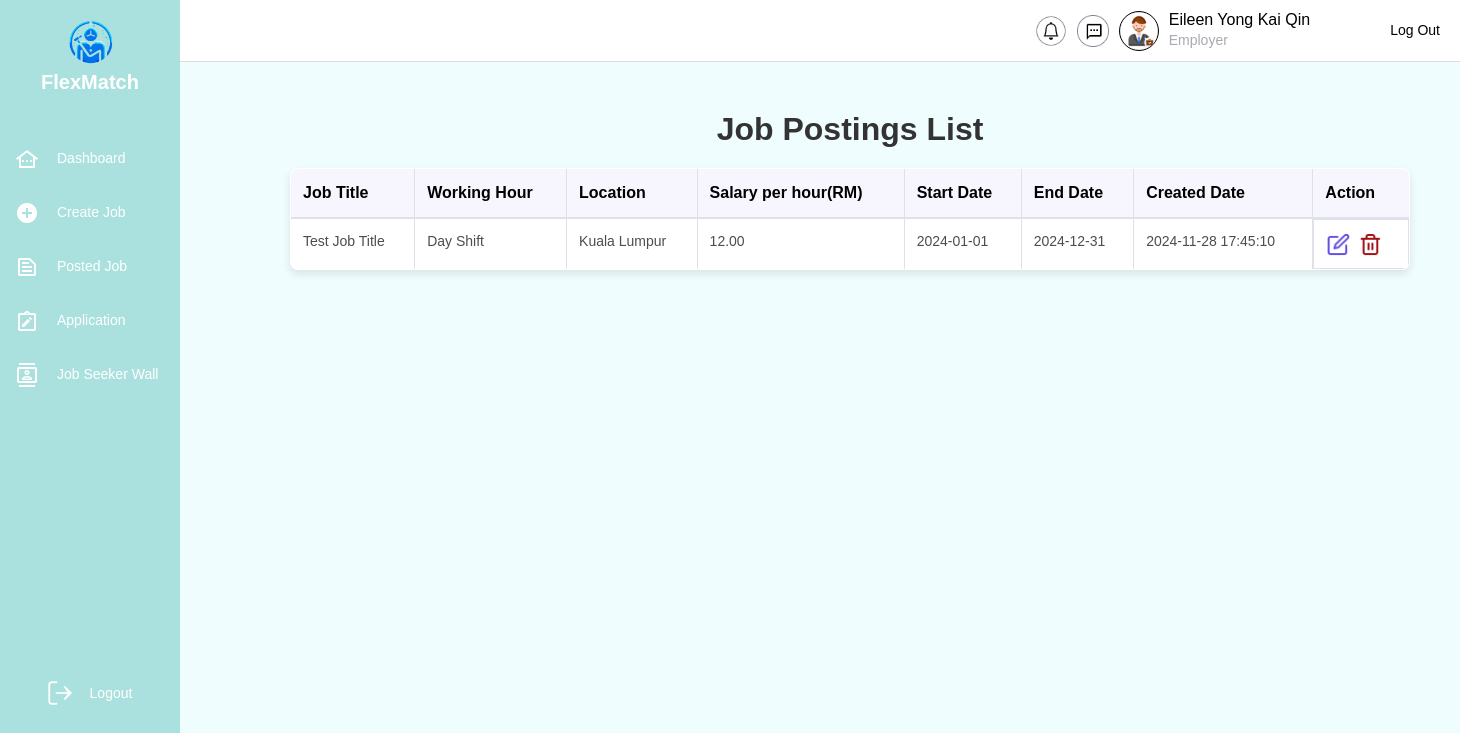
Page /Employer/job_posting_list.php (signed in) on the committed database.
### tables this page shows
CREATE TABLE employer (
    userID VARCHAR(10) PRIMARY KEY,  
    fullName VARCHAR(100) NOT NULL,  
    email varchar(100) NOT NULL,  
    contactNo VARCHAR(15),  
    companyName VARCHAR(255) NOT NULL,  
    companyAddress TEXT NOT NULL,  
    profilePic varchar(100) DEFAULT NULL,  
    accountStatus ENUM('Active', 'Inactive', 'Suspended') DEFAULT 'Active',  
    warningHistory INT DEFAULT 0,  
    FOREIGN KEY (userID) REFERENCES login(userID) ON DELETE CASCADE  
);

CREATE TABLE jobPost (
    jobPostID VARCHAR(10) PRIMARY KEY,  
    jobTitle VARCHAR(255) NOT NULL,  
    location VARCHAR(255),  
    salary DECIMAL(10, 2),  
    startDate DATE,  
    endDate DATE,  
    workingHour VARCHAR(50),  
    jobDescription TEXT,  
    jobRequirement TEXT,  
    createTime TIMESTAMP DEFAULT CURRENT_TIMESTAMP,  
    updateTime TIMESTAMP DEFAULT CURRENT_TIMESTAMP ON UPDATE CURRENT_TIMESTAMP,  
    userID VARCHAR(10) NOT NULL,  
    FOREIGN KEY (userID) REFERENCES login(userID) ON DELETE CASCADE  
);

### Employer/job_posting_list.php (the view, shortened to what this page needs)
<!DOCTYPE html>
<html lang="en">
<head>
    <link rel="stylesheet" href="https://stackpath.bootstrapcdn.com/bootstrap/4.5.2/css/bootstrap.min.css">
</head>
<body>
    <?php
        include('../database/config.php');
        include('employerNew.php');
        $sql = "SELECT jobPostID, jobTitle, workingHour, location, salary, startDate, endDate, createTime FROM jobPost";
        $result = mysqli_query($con, $sql);
        if (mysqli_num_rows($result) > 0) {
            echo '<div class="container mt-5">';
            echo '<h2>Job Postings List</h2>';
            echo '<table class="table table-bordered">';
            echo '<thead>';
            echo '<tr>';
            echo '<th>Job Title</th>';
            echo '<th>Working Hour</th>';
            echo '<th>Location</th>';
            echo '<th>Salary per hour(RM)</th>';
            echo '<th>Start Date</th>';
            echo '<th>End Date</th>';
            echo '<th>Created Date</th>';
            echo '<th>Action</th>';
            echo '</thead>';
            echo '<tbody>';
            while ($row = mysqli_fetch_assoc($result)) {
                echo '<tr>';
                echo '<td>' . htmlspecialchars($row['jobTitle']) . '</td>';
                echo '<td>' . htmlspecialchars($row['workingHour']) . '</td>';
                echo '<td>' . htmlspecialchars($row['location']) . '</td>';
                echo '<td>' . number_format($row['salary'], 2) . '</td>';
                echo '<td>' . htmlspecialchars($row['startDate']) . '</td>';
                echo '<td>' . htmlspecialchars($row['endDate']) . '</td>';
                echo '<td>' . htmlspecialchars($row['createTime']) .
                     '<td>
                        <div class="action-buttons">
                            <a href="edit_job_posting.php?jobPostID=' . $row['jobPostID'] . '" class="btn btn-edit">
                                <img src="../images/edit.png" alt="Edit" class="icon">
                            </a>
                            <a href="confirm_delete.php?jobPostID=' . $row['jobPostID'] . '" class="btn btn-delete">
                                <img src="../images/trash.png" alt="Delete" class="icon">
                            </a>
                        </div>
                    </td>
                    ';
                echo '</tr>';
            }
            echo '</tbody>';
            echo '</table>';
            echo '</div>';
        } else {
            echo '<div class="content"><p>No job postings found.</p></div>';
        }
    ?>
</body>
</html>

### Employer/employerNew.php (shortened to what this page needs)
<?php
include '../database/config.php';
$userID = $_SESSION['userID'];
$query = $con->prepare("
    SELECT employer.fullName
    FROM employer
    INNER JOIN login ON employer.userID = login.userID
    WHERE employer.userID = ?
");
$query->bind_param("s", $userID);
$query->execute();
$result = $query->get_result();
if ($result && $result->num_rows > 0) {
    $employer = $result->fetch_assoc();
    $fullName = $employer['fullName'];
} else {
    $fullName = "Employer";
}
?>
<!DOCTYPE html>
<html lang="en">
<head>
</head>
<body>
    <div class="sidebar">
    <div class="logo-section">
            <img src="../images/FlexMatchLogo.png" alt="FlexMatch Logo" class="logo-image">
            <h1 class="logo-text">FlexMatch</h1>
        </div>
        <nav class="menu">
            <div class="menu-item">
                <img src="../images/dashboardIcon.png" alt="Dashboard Icon" class="menu-icon">
                <span onclick="location.href='employer_dashboard.php'">Dashboard</span>
            </div>
            <div class="menu-item">
                <img src="../images/add_circle.png" alt="Create Job Icon" class="menu-icon">
                <span onclick="location.href='job_posting_form.php'">Create Job</span>
            </div>
            <div class="menu-item">
                <img src="../images/text_snippet.png" alt="Posted Job Icon" class="menu-icon">
                <span onclick="location.href='job_posting_list.php'">Posted Job</span>
            </div>
            <div class="menu-item">
                <img src="../images/note_alt.png" alt="Application Icon" class="menu-icon">
                <span>Application</span>
            </div>
            <div class="menu-item">
                <img src="../images/contacts.png" alt="Job Seeker Wall Icon" class="menu-icon">
                <span>Job Seeker Wall</span>
            </div>
        </nav>
        <div class="logout" onclick="location.href='../login.html'">
    <img src="../images/vector.png" alt="Logout Icon" class="menu-icon">
    <span class="logout-text">Logout</span>
</div>
    </div>
    <div class="main-content">
        <header class="header">
        <div class="header-right">
            <img src="../images/Notification.png" alt="Notification Icon" class="notification-icon">
            <img src="../images/Chat.png" alt="Chat Icon" class="notification-icon">
                    <img src="../images/employer.png" alt="User Image" class="profile-image">
                    <div class="user-info">
                        <span class="user-name"><?php echo htmlspecialchars($fullName); ?></span>
                        <span class="user-role">Employer</span>
                    </div>
                </div>
                <span class="logout-button" onclick="location.href='../login.html'">Log Out</span>
            </div>
        <section class="content">
        </section>
</body>
</html>

### Employer/job_posting_list.php (style rules this page uses)
body { font-family: 'Arial', sans-serif; font-weight: 500; background-color: #F0FDFF; margin: 0; padding: 0; display: flex; flex-direction: row; }
.container { margin-left: 250px; margin-right: auto; padding: 40px; max-width: 1200px; text-align: center; }
h2 { text-align: center; font-size: 32px; font-weight: 700; color: #333333; margin-bottom: 20px; margin-top: -80px; }
table { width: 100%; border-collapse: collapse; background: #FFFFFF; box-shadow: 0px 4px 8px rgba(0, 0, 0, 0.1); border-radius: 8px; overflow: hidden; }
thead { background-color: #F7F6FE; }
thead th { text-align: left; font-size: 16px; font-weight: 600; color: #000000; padding: 16px; border-bottom: 2px solid #EAEAEA; }
tbody tr { border-bottom: 1px solid #EAEAEA; transition: background 0.3s ease; }
tbody td { font-size: 14px; font-weight: 400; color: #4D4D4D; padding: 16px; text-align: left; }
tbody td:last-child { display: flex; justify-content: flex-start; align-items: center; gap: 16px; }
.action-buttons { display: flex; justify-content: center; align-items: center; gap: 8px; }
.action-buttons .btn { display: flex; justify-content: center; align-items: center; border: none; background: transparent; cursor: pointer; padding: 0; transition: transform 0.3s ease; }
.action-buttons .icon { width: 24px; height: 24px; object-fit: contain; display: inline-block; vertical-align: middle; transition: transform 0.3s ease, box-shadow 0.3s ease; }

### Employer/employerNew.php (style rules this page uses)
* { margin: 0; padding: 0; box-sizing: border-box; font-family: Arial, sans-serif; }
body { display: flex; flex-direction: column; min-height: 100vh; background: #F0FDFF; }
.sidebar { position: fixed; width: 180px; height: 100%; background: #AAE1DE; display: flex; flex-direction: column; align-items: center; padding-top: 20px; }
.logo-section { text-align: center; margin-bottom: 30px; margin-top: -10px; position: relative; }
.logo-image { width: 70px; height: auto; }
.logo-text { font-weight: bold; font-size: 20px; color: #FFFFFF; margin-top: 0px; }
.menu { width: 100%; }
.menu-item, .logout { display: flex; align-items: center; padding: 15px; cursor: pointer; color: #FFFFFF; font-size: 14px; font-family: 'Cabin', sans-serif; font-weight: 400; gap: 18px; border-radius: 8px; }
.menu-icon { width: 24px; height: 24px; }
.logout { margin-top: auto; margin-bottom: 80px; text-align: center; }
.logout-text { color: #FFFFFF; font-size: 14px; font-family: 'Arial', sans-serif; font-weight: 400; }
.main-content { margin-left: 180px; width: calc(100% - 180px); }
.header { background: #FFFFFF; padding: 10px 20px; display: flex; justify-content: flex-end; align-items: center; border-bottom: 1px solid #DBDDE0; }
.header-right { display: flex; align-items: center; gap: 10px; }
.notification-icon { width: 32px; height: 32px; cursor: pointer; }
.profile-image { width: 40px; height: 40px; border-radius: 50%; border: 0.1px solid #000000; cursor: pointer; }
.user-info { display: flex; flex-direction: column; text-align: left; }
.user-name { font-weight: 500; font-size: 16px; line-height: 20px; color: #000000; }
.user-role { font-size: 14px; color: #A8AAB0; }
.logout-button { font-size: 14px; color: #000000; border: none; background: none; cursor: pointer; margin-left: 80px; transition: color 0.3s ease; }
.content { padding: 20px; text-align: center; display: flex; flex-direction: column; gap: 20px; align-items: center; justify-content: flex-start; }

### rows in the picture
employer: fullName "Eileen Yong Kai Qin"
jobpost: jobTitle "Test Job Title", workingHour "Day Shift", location "Kuala Lumpur", salary "12.00", startDate "2024-01-01", endDate "2024-12-31", createTime "2024-11-28 17:45:10"
